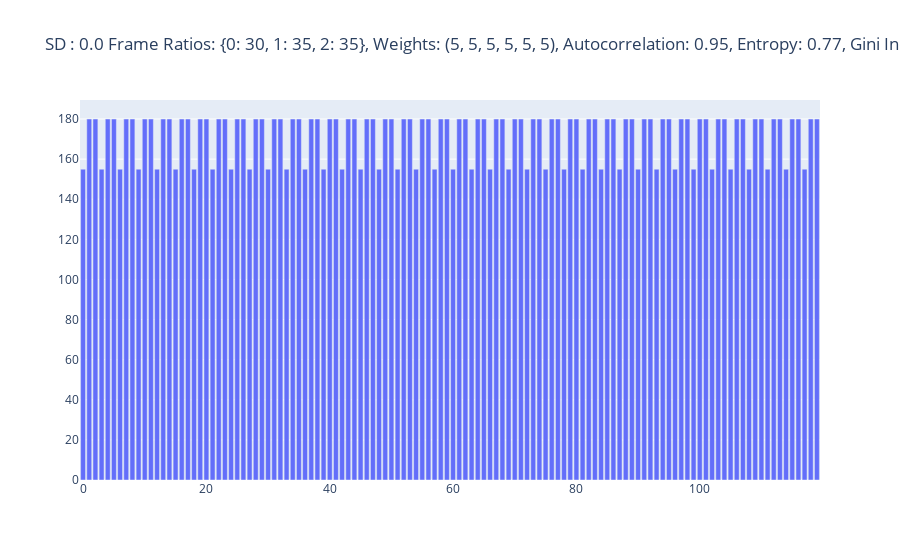
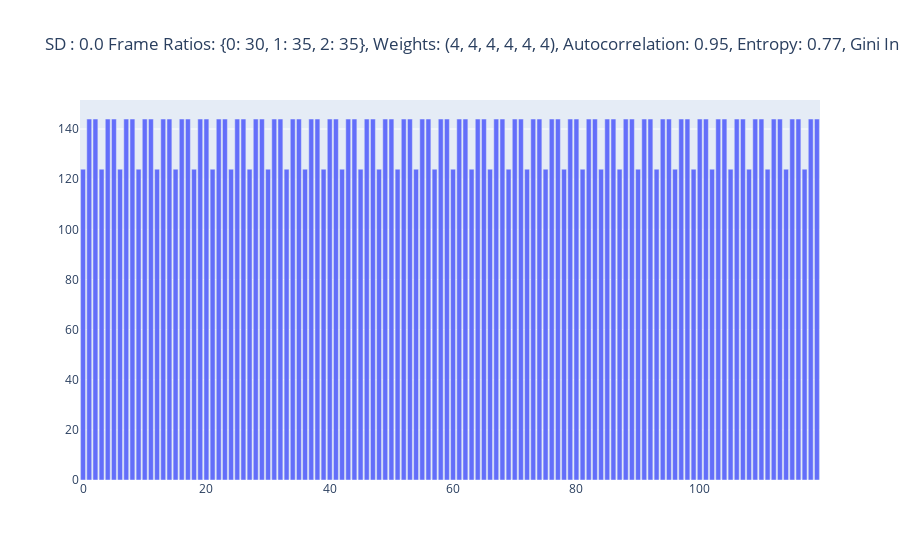

Notebook source saved alongside these figures, in order:
### Code cell
sample = df.head(2)
for i, row in sample.iterrows():
    fig = go.Figure()
    metagene = {'start': {1: {i: row['profile'][i] for i in range(len(row['profile']))}}}
    auto = uniformity_autocorrelation(metagene)
    entropy = uniformity_entropy(metagene)
    gini = uniformity_gini_index(metagene)
    theil = uniformity_theil_index(metagene)
    fig.add_trace(go.Bar(x=list(metagene['start'][1].keys()), y=list(metagene['start'][1].values()), name='Metagene'))

    fig.update_layout(title=f"SD : {row['SD']} Frame Ratios: {row['frame_ratios']}, Weights: {row['weights']}, Autocorrelation: {round(auto[1], 2)}, Entropy: {round(entropy[1], 2)}, Gini Index: {round(gini[1], 2)}, Theil Index: {round(theil[1], 2)}")

    fig.show()

### Figure 1 — Plotly figure (JSON) as saved in the notebook; plotly's stock layout.template omitted (floating-point values rounded to 4 significant figures)
{"data": [{"name": "Metagene", "type": "bar", "x": [0, 1, 2, 3, 4, 5, 6, 7, 8, 9, 10, 11, 12, 13, 14, 15, 16, 17, 18, 19, 20, 21, 22, 23, 24, 25, 26, 27, 28, 29, 30, 31, 32, 33, 34, 35, 36, 37, 38, 39, 40, 41, 42, 43, 44, 45, 46, 47, 48, 49, 50, 51, 52, 53, 54, 55, 56, 57, 58, 59, 60, 61, 62, 63, 64, 65, 66, 67, 68, 69, 70, 71, 72, 73, 74, 75, 76, 77, 78, 79, 80, 81, 82, 83, 84, 85, 86, 87, 88, 89, 90, 91, 92, 93, 94, 95, 96, 97, 98, 99, 100, 101, 102, 103, 104, 105, 106, 107, 108, 109, 110, 111, 112, 113, 114, 115, 116, 117, 118, 119], "y": [155, 180, 180, 155, 180, 180, 155, 180, 180, 155, 180, 180, 155, 180, 180, 155, 180, 180, 155, 180, 180, 155, 180, 180, 155, 180, 180, 155, 180, 180, 155, 180, 180, 155, 180, 180, 155, 180, 180, 155, 180, 180, 155, 180, 180, 155, 180, 180, 155, 180, 180, 155, 180, 180, 155, 180, 180, 155, 180, 180, 155, 180, 180, 155, 180, 180, 155, 180, 180, 155, 180, 180, 155, 180, 180, 155, 180, 180, 155, 180, 180, 155, 180, 180, 155, 180, 180, 155, 180, 180, 155, 180, 180, 155, 180, 180, 155, 180, 180, 155, 180, 180, 155, 180, 180, 155, 180, 180, 155, 180, 180, 155, 180, 180, 155, 180, 180, 155, 180, 180]}], "layout": {"title": {"text": "SD : 0.0 Frame Ratios: {0: 30, 1: 35, 2: 35}, Weights: (5, 5, 5, 5, 5, 5), Autocorrelation: 0.95, Entropy: 0.77, Gini Index: -0.05, Theil Index: 43.85"}}}

### Figure 2 — Plotly figure (JSON) as saved in the notebook; plotly's stock layout.template omitted (floating-point values rounded to 4 significant figures)
{"data": [{"name": "Metagene", "type": "bar", "x": [0, 1, 2, 3, 4, 5, 6, 7, 8, 9, 10, 11, 12, 13, 14, 15, 16, 17, 18, 19, 20, 21, 22, 23, 24, 25, 26, 27, 28, 29, 30, 31, 32, 33, 34, 35, 36, 37, 38, 39, 40, 41, 42, 43, 44, 45, 46, 47, 48, 49, 50, 51, 52, 53, 54, 55, 56, 57, 58, 59, 60, 61, 62, 63, 64, 65, 66, 67, 68, 69, 70, 71, 72, 73, 74, 75, 76, 77, 78, 79, 80, 81, 82, 83, 84, 85, 86, 87, 88, 89, 90, 91, 92, 93, 94, 95, 96, 97, 98, 99, 100, 101, 102, 103, 104, 105, 106, 107, 108, 109, 110, 111, 112, 113, 114, 115, 116, 117, 118, 119], "y": [124, 144, 144, 124, 144, 144, 124, 144, 144, 124, 144, 144, 124, 144, 144, 124, 144, 144, 124, 144, 144, 124, 144, 144, 124, 144, 144, 124, 144, 144, 124, 144, 144, 124, 144, 144, 124, 144, 144, 124, 144, 144, 124, 144, 144, 124, 144, 144, 124, 144, 144, 124, 144, 144, 124, 144, 144, 124, 144, 144, 124, 144, 144, 124, 144, 144, 124, 144, 144, 124, 144, 144, 124, 144, 144, 124, 144, 144, 124, 144, 144, 124, 144, 144, 124, 144, 144, 124, 144, 144, 124, 144, 144, 124, 144, 144, 124, 144, 144, 124, 144, 144, 124, 144, 144, 124, 144, 144, 124, 144, 144, 124, 144, 144, 124, 144, 144, 124, 144, 144]}], "layout": {"title": {"text": "SD : 0.0 Frame Ratios: {0: 30, 1: 35, 2: 35}, Weights: (4, 4, 4, 4, 4, 4), Autocorrelation: 0.95, Entropy: 0.77, Gini Index: -0.05, Theil Index: 43.85"}}}
